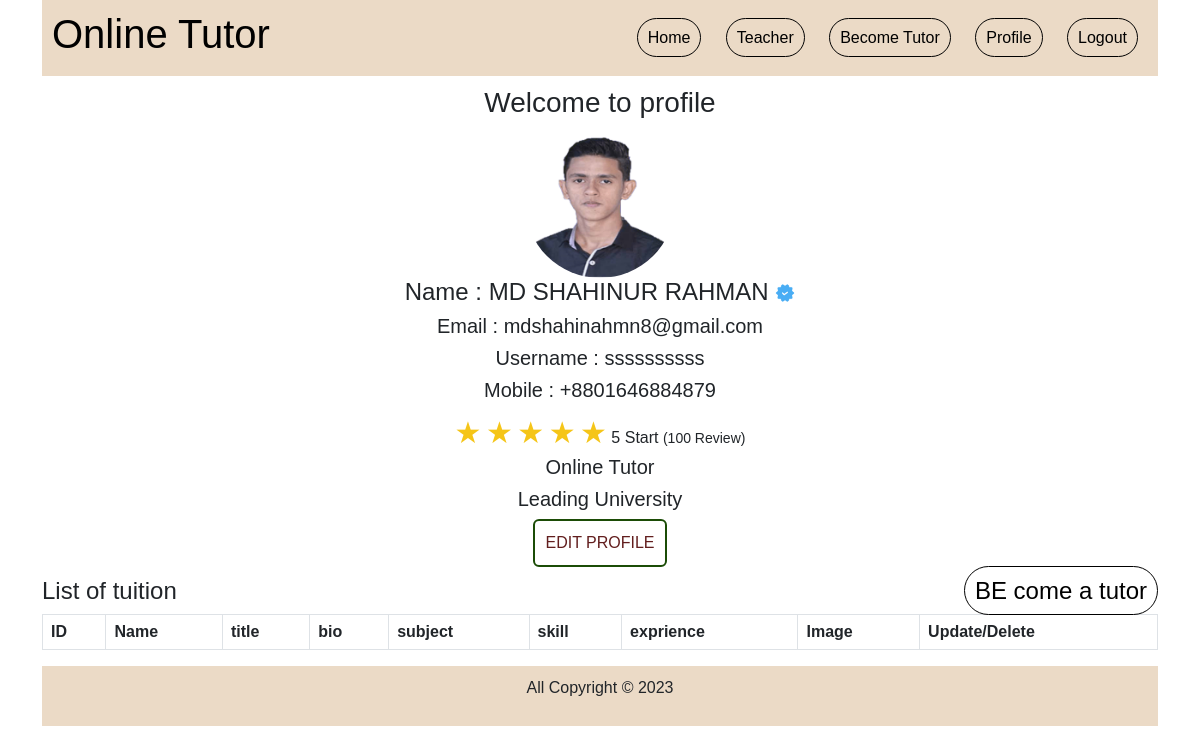
The app's page /components/profile.php?userId=3 (signed in) with its own data.
### tables this page shows
CREATE TABLE `register` (
  `id` int(20) NOT NULL,
  `name` varchar(50) NOT NULL,
  `image` varchar(255) DEFAULT NULL,
  `email` varchar(50) NOT NULL,
  `password` varchar(50) NOT NULL,
  `re-password` varchar(50) NOT NULL,
  `mobile` varchar(50) NOT NULL,
  `username` varchar(20) NOT NULL
);

### components/profile.php (the view, shortened to what this page needs)
<?php
include './config.php';
if (isset($_GET['userId'])) {
    $userId = $_GET['userId'];
    $select_Query = "SELECT * FROM `register` WHERE id='$userId'";
    $select_Query_Result = mysqli_query($conn, $select_Query);
    if ($select_Query_Result) {
        if ($row = mysqli_fetch_array($select_Query_Result)) {
            $name = $row['name'];
            $image = $row['image'];
            $email = $row['email'];
            $username = $row['username'];
            $mobile = $row['mobile'];
        } else {
            echo "No recent logins found.";
        }
    } else {
        echo "Error: " . mysqli_error($conn);
    }
} else {
    echo "Error: " . mysqli_error($conn);
}
?>
<!DOCTYPE html>
<html lang='en'>
<head>
    <link href='https://cdn.jsdelivr.net/npm/bootstrap@5.3.0-alpha3/dist/css/bootstrap.min.css' rel='stylesheet'>
    <link rel='stylesheet' href='../assets/css/style.css'>
</head>
<body>
    <div class='container'>
        <div class='navbar'>
            <div class='header-logo'>
                <a href='./home.php?userId=<?php echo $userId ?>'>
                    <h1>Online Tutor</h1>
                </a>
            </div>
            <div class='header-menu'>
                <ul>
                    <li> <a href='./home.php?userId=<?php echo $userId ?>'> Home </a> </li>
                    <li> <a href='./Teacher.php?userId=<?php echo $userId ?>'> Teacher </a> </li>
                    <li> <a href='./tutor.php?userId=<?php echo $userId ?>'> Become Tutor </a> </li>
                    <li><a href='./profile.php?userId=<?php echo $userId ?>'>Profile</a></li>
                    <li> <a href='./logout.php'> Logout</a> </li>
                </ul>
            </div>
        </div>
        <div class="profile-div">
            <h3>Welcome to profile</h3>
            <img width='150px' src='<?php echo $image ?>' alt='Profile'>
            <h4>Name : <?php echo $name ?> <img width='20px' height='20px' src='./image/verified.png'> </h4>
            <h5>Email : <?php echo $email ?> </h5>
            <h5>Username : <?php echo $username ?> </h5>
            <h5>Mobile : <?php echo $mobile ?> </h5>
            <div class="rating">
                <label for="star5"></label>
                <label for="star4"></label>
                <label for="star3"></label>
                <label for="star2"></label>
                <label for="star1"></label>
                5 Start <small>(100 Review)</small>
            </div>
            <h5> Online Tutor <?php  ?> </h5>
            <h5>Leading University <?php  ?> </h5>
            <button class="btn btn-primary?"> <a href='./profileedit.php?userId= <?php echo $userId ?>'> EDIT PROFILE</a></button>
        </div>
        <div class="become-div">
            <h4 class='header-logo'>List of tuition</h4>
            <h4 class='header-menu'> <a href="./tutor.php?userId= <?php echo $userId ?>">BE come a tutor</a> </h4>
        </div>
        <div>
            <table class="table table-bordered">
                <thead>
                    <tr>
                        <th>ID</th>
                        <th>Name</th>
                        <th>title</th>
                        <th>bio</th>
                        <th>subject</th>
                        <th>skill</th>
                        <th>exprience</th>
                        <th>Image</th>
                        <th>Update/Delete</th>
                    </tr>
                </thead>
            </table>
        </div>
        <div class='fotter-col'>
            <p> All Copyright &copy; 2023 </p>
        </div>
    </div>
</body>
</html>

### assets/css/style.css (style rules this page uses)
* { font-family: 'Franklin Gothic Medium', 'Arial Narrow', Arial, sans-serif; }
.navbar { background-color: rgb(235, 218, 198); padding: 10px; }
.header-logo { float: left; }
.header-logo a { text-decoration: none; color: #000000; }
.header-menu { float: right; }
.header-menu ul { list-style-type: none; padding: 0; margin: 0; }
.header-menu li { padding: 10px 10px 10px 10px; display: inline-block; text-decoration: none; }
.header-menu a { text-decoration: none; border: 1px solid hsl(0, 0%, 0%); padding: 10px; color: #000000; border-radius: 35px; }
.fotter-col { padding: 10px; background-color: rgb(235, 218, 198); text-align: center; margin-top: 10px; }
.profile-div { margin: 0 auto; display: flex; flex-direction: column; justify-content: center; align-items: center; padding: 10px; }
.profile-div img { border-radius: 50%; }
.profile-div button { padding: 10px; border: 2px solid #1b4c06; }
.profile-div button a { color: rgb(98, 30, 30); text-decoration: none; align-items: center; }
.rating { display: inline-block; }
.rating label { font-size: 30px; color: #f5c518; cursor: pointer; }
.rating label:before { content: '\2605'; }

### records on screen
register: image (picture), name "MD SHAHINUR RAHMAN", email "mdshahinahmn8@gmail.com", username "ssssssssss", mobile "+8801646884879"
